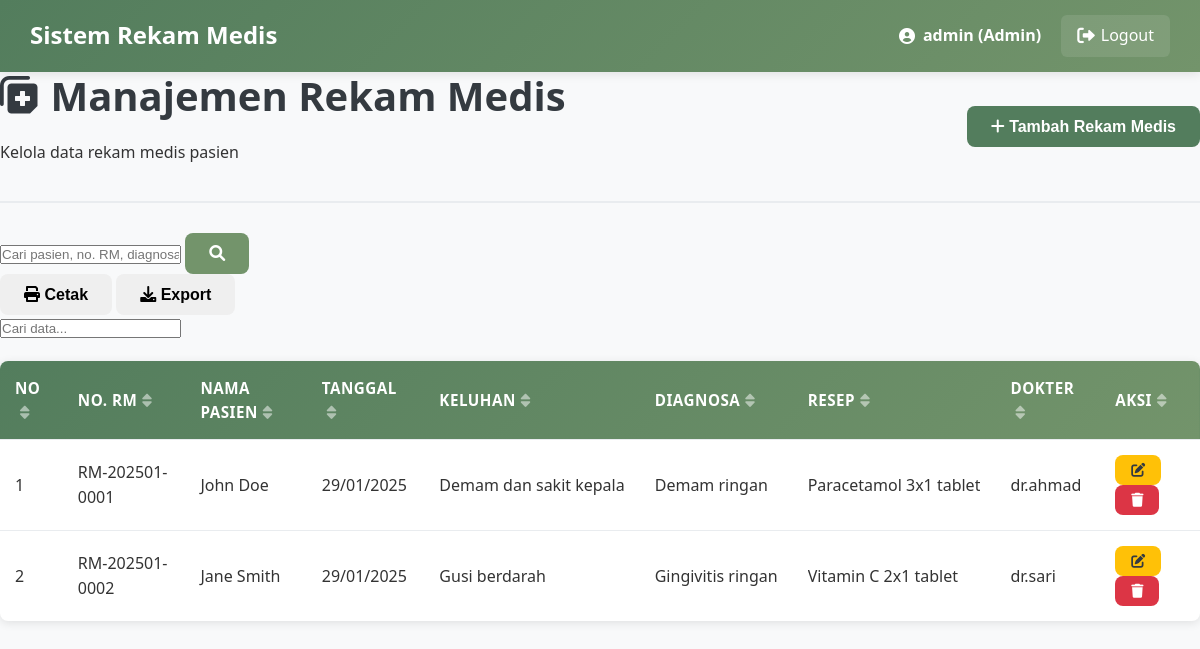
/Trys_Proj/admin/medical_records.php (signed in), run on the app's committed database.
### tables this page shows
CREATE TABLE `rekam_medis` (
  `id_rekam_medis` int(11) NOT NULL,
  `no_rm` varchar(20) DEFAULT NULL,
  `id_tindakan` int(11) DEFAULT NULL,
  `id_obat` int(11) DEFAULT NULL,
  `id_user` int(11) DEFAULT NULL,
  `id_pasien` int(11) DEFAULT NULL,
  `diagnosa` text DEFAULT NULL,
  `resep` text DEFAULT NULL,
  `keluhan` text DEFAULT NULL,
  `tgl_pemeriksaan` date DEFAULT NULL,
  `ket` text DEFAULT NULL,
  `created_at` timestamp NOT NULL DEFAULT current_timestamp(),
  `updated_at` timestamp NOT NULL DEFAULT current_timestamp() ON UPDATE current_timestamp()
);

CREATE TABLE `pasien` (
  `id_pasien` int(11) NOT NULL,
  `no_rm` varchar(20) NOT NULL,
  `nm_pasien` varchar(100) NOT NULL,
  `tgl_lhr` date DEFAULT NULL,
  `alamat` text DEFAULT NULL,
  `telepon` varchar(15) DEFAULT NULL,
  `no_hp` varchar(15) DEFAULT NULL,
  `jenis_kelamin` enum('L','P') DEFAULT NULL,
  `nm_kk` varchar(100) DEFAULT NULL,
  `hub_kel` varchar(50) DEFAULT NULL,
  `id_user` int(11) DEFAULT NULL,
  `created_at` timestamp NOT NULL DEFAULT current_timestamp(),
  `updated_at` timestamp NOT NULL DEFAULT current_timestamp() ON UPDATE current_timestamp()
);

### Trys_Proj/admin/medical_records.php (the view, shortened to what this page needs)
<?php
require_once '../config/database.php';
$search = isset($_GET['search']) ? $_GET['search'] : '';
$page = isset($_GET['page']) ? (int)$_GET['page'] : 1;
$limit = 10;
$offset = ($page - 1) * $limit;
$search_condition = "";
$search_params = [];
$param_types = "";
$sql = "SELECT rm.*, p.nm_pasien, p.no_rm, u.username as doctor_name
        FROM rekam_medis rm
        JOIN pasien p ON rm.id_pasien = p.id_pasien
        JOIN login u ON rm.id_user = u.id_user
        $search_condition
        ORDER BY rm.tgl_pemeriksaan DESC
        LIMIT ? OFFSET ?";
if (!empty($search_params)) {
    $stmt = $conn->prepare($sql);
    $search_params[] = $limit;
    $search_params[] = $offset;
    $param_types .= "ii";
    $stmt->bind_param($param_types, ...$search_params);
    $stmt->execute();
    $medical_records = $stmt->get_result();
} else {
    $stmt = $conn->prepare($sql);
    $stmt->bind_param("ii", $limit, $offset);
    $stmt->execute();
    $medical_records = $stmt->get_result();
}
?>
<!DOCTYPE html>
<html lang="id">
<head>
    <link rel="stylesheet" href="../css/style.css">
    <link rel="stylesheet" href="https://cdnjs.cloudflare.com/ajax/libs/font-awesome/6.0.0/css/all.min.css">
</head>
<body>
    <?php include '../includes/header.php'; ?>
    <div class="main-content">
        <div class="content-header">
            <div class="header-left">
                <h1><i class="fas fa-notes-medical"></i> Manajemen Rekam Medis</h1>
                <p>Kelola data rekam medis pasien</p>
            </div>
            <div class="header-actions">
                <button class="btn btn-primary" onclick="openModal('addModal')">
                    <i class="fas fa-plus"></i> Tambah Rekam Medis
                </button>
            </div>
        </div>
        <div class="search-filter-bar">
            <div class="search-box">
                <form method="GET" action="">
                    <div class="input-group">
                        <input type="text" name="search" placeholder="Cari pasien, no. RM, diagnosa..."
                               value="<?php echo htmlspecialchars($search); ?>">
                        <button type="submit" class="btn btn-secondary">
                            <i class="fas fa-search"></i>
                        </button>
                    </div>
                </form>
            </div>
            <div class="filter-actions">
                <button class="btn btn-outline" onclick="printTable()">
                    <i class="fas fa-print"></i> Cetak
                </button>
                <button class="btn btn-outline" onclick="exportData()">
                    <i class="fas fa-download"></i> Export
                </button>
            </div>
        </div>
        <div class="table-container">
            <table class="data-table" id="medicalRecordsTable">
                <thead>
                    <tr>
                        <th>No</th>
                        <th>No. RM</th>
                        <th>Nama Pasien</th>
                        <th>Tanggal</th>
                        <th>Keluhan</th>
                        <th>Diagnosa</th>
                        <th>Resep</th>
                        <th>Dokter</th>
                        <th>Aksi</th>
                    </tr>
                </thead>
                <tbody>
                    <?php
                    $no = $offset + 1;
                    while ($record = $medical_records->fetch_assoc()):
                    ?>
                    <tr>
                        <td><?php echo $no++; ?></td>
                        <td><?php echo $record['no_rm']; ?></td>
                        <td><?php echo $record['nm_pasien']; ?></td>
                        <td><?php echo date('d/m/Y', strtotime($record['tgl_pemeriksaan'])); ?></td>
                        <td>
                            <div class="text-truncate" title="<?php echo htmlspecialchars($record['keluhan']); ?>">
                                <?php echo substr($record['keluhan'], 0, 50) . (strlen($record['keluhan']) > 50 ? '...' : ''); ?>
                            </div>
                        </td>
                        <td>
                            <div class="text-truncate" title="<?php echo htmlspecialchars($record['diagnosa']); ?>">
                                <?php echo substr($record['diagnosa'], 0, 50) . (strlen($record['diagnosa']) > 50 ? '...' : ''); ?>
                            </div>
                        </td>
                        <td>
                            <div class="text-truncate" title="<?php echo htmlspecialchars($record['resep']); ?>">
                                <?php echo substr($record['resep'], 0, 30) . (strlen($record['resep']) > 30 ? '...' : ''); ?>
                            </div>
                        </td>
                        <td><?php echo $record['doctor_name']; ?></td>
                        <td>
                            <div class="action-buttons">
                                <button class="btn btn-sm btn-warning" onclick="editRecord(<?php echo htmlspecialchars(json_encode($record)); ?>)">
                                    <i class="fas fa-edit"></i>
                                </button>
                                <button class="btn btn-sm btn-danger" onclick="deleteRecord(<?php echo $record['id_rekam_medis']; ?>)">
                                    <i class="fas fa-trash"></i>
                                </button>
                            </div>
                        </td>
                    </tr>
                    <?php endwhile; ?>
                </tbody>
            </table>
        </div>
    </div>
</body>
</html>

### Trys_Proj/css/style.css (style rules this page uses)
* { margin: 0; padding: 0; box-sizing: border-box; }
body { font-family: "Segoe UI", Tahoma, Geneva, Verdana, sans-serif; line-height: 1.6; color: #333; background-color: #f8f9fa; }
:root { --primary-color: #537d5d; --primary-dark: #3e5e45; --primary-light: #6a9975; --secondary-color: #73946b; --secondary-dark: #5a7553; --secondary-light: #8bac83; --accent-color: #9ebc8a; --accent-dark: #85a371; --accent-light: #b7d5a3; --light-color: #d2d0a0; --light-dark: #b9b787; --light-light: #ebe9b9; --white: #ffffff; --off-white: #f9f9f9; --gray-light: #f8f9fa; --gray-medium: #6c757d; --gray-dark: #343a40; --success: #28a745; --success-dark: #1e7e34; --danger: #dc3545; --danger-dark: #bd2130; --warning: #ffc107; --warning-dark: #d39e00; --info: #17a2b8; --info-dark: #117a8b; }
h1, h2, h3, h4, h5, h6 { font-weight: 700; line-height: 1.2; margin-bottom: 0.5em; color: var(--gray-dark); }
h1 { font-size: 2.5rem; }
p { margin-bottom: 1rem; }
.btn { display: inline-block; padding: 12px 24px; border: none; border-radius: 8px; font-size: 1rem; font-weight: 600; text-decoration: none; text-align: center; cursor: pointer; transition: all 0.3s ease; line-height: 1; position: relative; overflow: hidden; }
.btn::after { content: ""; position: absolute; top: 50%; left: 50%; width: 5px; height: 5px; background: rgba(255, 255, 255, 0.5); opacity: 0; border-radius: 100%; transform: scale(1, 1) translate(-50%); transform-origin: 50% 50%; }
.btn-primary { background-color: var(--primary-color); color: var(--white); }
.btn-secondary { background-color: var(--secondary-color); color: var(--white); }
.btn-danger { background-color: var(--danger); color: var(--white); }
.btn-warning { background-color: var(--warning); color: var(--gray-dark); }
.btn-sm { padding: 8px 16px; font-size: 0.875rem; }
.content-header { display: flex; justify-content: space-between; align-items: center; margin-bottom: 30px; padding-bottom: 20px; border-bottom: 2px solid #e9ecef; }
.data-table { width: 100%; border-collapse: collapse; background: var(--white); border-radius: 8px; overflow: hidden; box-shadow: 0 2px 10px rgba(0, 0, 0, 0.1); }
.data-table thead { background: linear-gradient(135deg, var(--primary-color), var(--secondary-color)); color: var(--white); }
.data-table th, .data-table td { padding: 15px; text-align: left; border-bottom: 1px solid #e9ecef; }
.data-table th { font-weight: 600; font-size: 0.95rem; text-transform: uppercase; letter-spacing: 0.5px; }
.data-table tbody tr { transition: background-color 0.3s ease; }
.data-table tbody tr:last-child td { border-bottom: none; }

### Trys_Proj/admin/medical_records.php (style rules this page uses)
.text-truncate { max-width: 200px; overflow: hidden; text-overflow: ellipsis; white-space: nowrap; }

### data on the page
rekam_medis: id_pasien.no_rm "RM-202501-0001", id_pasien.nm_pasien "John Doe", tgl_pemeriksaan "29/01/2025", keluhan "Demam dan sakit kepala", diagnosa "Demam ringan", resep "Paracetamol 3x1 tablet", id_user.username "dr.ahmad"
rekam_medis: id_pasien.no_rm "RM-202501-0002", id_pasien.nm_pasien "Jane Smith", tgl_pemeriksaan "29/01/2025", keluhan "Gusi berdarah", diagnosa "Gingivitis ringan", resep "Vitamin C 2x1 tablet", id_user.username "dr.sari"

### other printed values
$_SESSION['username'] "admin"
$_SESSION['role'] "Admin"
